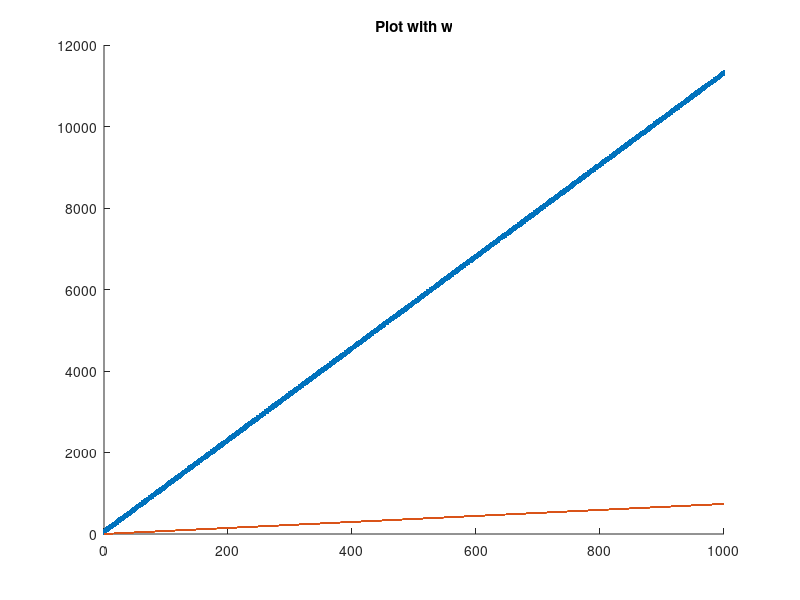
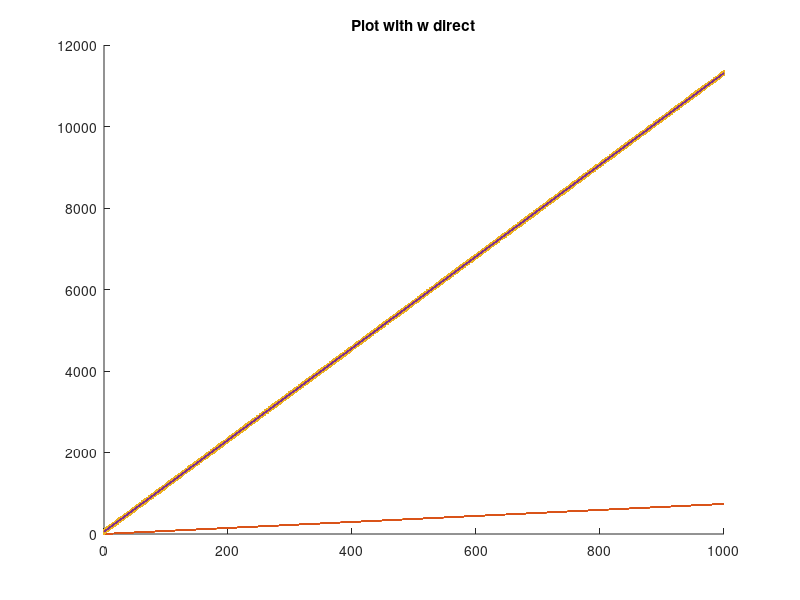

Source code (MATLAB) for these figures, in order: (Note: a time limit stopped this script after it produced the figures.)
#----------STEP-1----------
x = dlmread( 'train.csv', ',',0,0);
k=x(1,1);
if (k==0),
	x_train=(x'(1, 2:end))';
	y_train=(x'(2, 2:end))';
else,
	x_train=(x'(1, :))';
	y_train=(x'(2, :))';
end,
n_train=size(x_train)(1);
o=ones(n_train,1);
X_train=[o,x_train];
#----------STEP-2----------
w=rand(2,1);
#----------STEP-3----------
hold on;
plot(x_train,y_train,'.',x_train,X_train*w,'-');
# legend('x vs y','w^T*x` vs x');
title ("Plot with w");
print -dpdf "fig1.pdf";
close
#----------STEP-4----------
Xt=X_train';
p=Xt*X_train;
pi=inv(p);
p2=Xt*y_train;
w_direct=pi*p2;
hold on;
plot(x_train,y_train,'.',x_train,X_train*w_direct,'-');
title ("Plot with w direct");
print -dpdf "fig2.pdf";
close
#----------STEP-5----------
eta=0.00000001;
for nepoch = 1:2
	for j = 1:n_train
		x=x_train(j);
		y=y_train(j);
		xprime=[1,x]';
		w=w-eta*(w'*xprime-y)*xprime;
		if (rem(j,100)==0)
			hold on;
			plot(x_train,y_train,'.',x_train,X_train*w,'-');
		endif
	endfor
endfor
title ("Plot with different values of w");
print -dpdf "fig3.pdf";
close
#----------STEP-6----------
hold on;
plot(x_train,y_train,'.',x_train,X_train*w,'-');
title ("Plot with last value of w");
print -dpdf "fig4.pdf";
close
#----------STEP-7----------
x2 = dlmread( 'test.csv', ',',0,0);
k2=x2(1,1);
if (k==0),
	x_test=(x2'(1, 2:end))';
	y_test=(x2'(2, 2:end))';
else,
	x_test=(x2'(1, :))';
	y_test=(x2'(2, :))';
end,
n_test=size(x_test)(1);
o=ones(n_test,1);
X_test=[o,x_test];
y_pred1=X_test*w;
y_pred2=X_test*w_direct;

err1 = sqrt(mean((y_pred1 - y_test).^2))
err2 = sqrt(mean((y_pred2 - y_test).^2))
